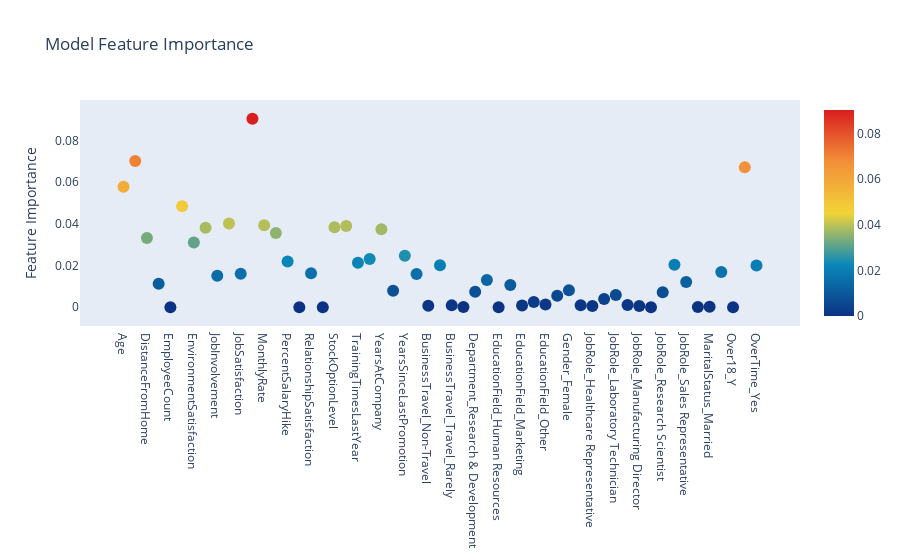

The notebook cell this image was saved under:
### Markdown cell above
## Step 4 - Visualisation and Identification of Important Features

Here, I have used the 'feature_importances_' array of the Gradient Boosting Model to ascertain the most important features for the prediction of 'Attrition'.

### Code cell
# Scatter plot 
trace = go.Scatter(
    y = gbm.feature_importances_,
    x = df_transformed_final.columns.values,
    mode='markers',
    marker=dict(
        sizemode = 'diameter',
        sizeref = 1,
        size = 12,
        color = gbm.feature_importances_,
        colorscale='Portland',
        showscale=True
    ),
    text = df_transformed_final.columns.values
)
data = [trace]

layout= go.Layout(
    autosize= True,
    title= 'Model Feature Importance',
    hovermode= 'closest',
     xaxis= dict(
         ticklen= 5,
         showgrid=False,
        zeroline=False,
        showline=False
     ),
    yaxis=dict(
        title= 'Feature Importance',
        showgrid=False,
        zeroline=False,
        ticklen= 5,
        gridwidth= 2
    ),
    showlegend= False
)
fig = go.Figure(data=data, layout=layout)
py.iplot(fig,filename='scatter')

### Figure 1 — Plotly figure (JSON) as saved in the notebook; plotly's stock layout.template omitted (floating-point values rounded to 4 significant figures)
{"data": [{"marker": {"color": [0.05778, 0.07014, 0.03319, 0.01123, 0, 0.04849, 0.03105, 0.03808, 0.01511, 0.04015, 0.01609, 0.0904, 0.03928, 0.03557, 0.0219, 5.359e-06, 0.01631, 0, 0.03838, 0.03895, 0.02128, 0.02307, 0.03736, 0.00792, 0.02466, 0.01596, 0.0007007, 0.02011, 0.0008763, 8.195e-05, 0.007457, 0.01306, 9.05e-07, 0.01064, 0.0008122, 0.002467, 0.001246, 0.005517, 0.008129, 0.0009615, 0.0005461, 0.003929, 0.005821, 0.001033, 0.000537, 9.96e-07, 0.007136, 0.02033, 0.01204, 0.0001149, 0.0001653, 0.01684, 0, 0.06709, 0.02001], "colorscale": [[0, "rgb(12,51,131)"], [0.25, "rgb(10,136,186)"], [0.5, "rgb(242,211,56)"], [0.75, "rgb(242,143,56)"], [1, "rgb(217,30,30)"]], "showscale": true, "size": 12, "sizemode": "diameter", "sizeref": 1}, "mode": "markers", "text": ["Age", "DailyRate", "DistanceFromHome", "Education", "EmployeeCount", "EmployeeNumber", "EnvironmentSatisfaction", "HourlyRate", "JobInvolvement", "JobLevel", "JobSatisfaction", "MonthlyIncome", "MonthlyRate", "NumCompaniesWorked", "PercentSalaryHike", "PerformanceRating", "RelationshipSatisfaction", "StandardHours", "StockOptionLevel", "TotalWorkingYears", "TrainingTimesLastYear", "WorkLifeBalance", "YearsAtCompany", "YearsInCurrentRole", "YearsSinceLastPromotion", "YearsWithCurrManager", "BusinessTravel_Non-Travel", "BusinessTravel_Travel_Frequently", "BusinessTravel_Travel_Rarely", "Department_Human Resources", "Department_Research & Development", "Department_Sales", "EducationField_Human Resources", "EducationField_Life Sciences", "EducationField_Marketing", "EducationField_Medical", "EducationField_Other", "EducationField_Technical Degree", "Gender_Female", "Gender_Male", "JobRole_Healthcare Representative", "JobRole_Human Resources", "JobRole_Laboratory Technician", "JobRole_Manager", "JobRole_Manufacturing Director", "JobRole_Research Director", "JobRole_Research Scientist", "JobRole_Sales Executive", "JobRole_Sales Representative", "MaritalStatus_Divorced", "MaritalStatus_Married", "MaritalStatus_Single", "Over18_Y", "OverTime_No", "OverTime_Yes"], "type": "scatter", "x": ["Age", "DailyRate", "DistanceFromHome", "Education", "EmployeeCount", "EmployeeNumber", "EnvironmentSatisfaction", "HourlyRate", "JobInvolvement", "JobLevel", "JobSatisfaction", "MonthlyIncome", "MonthlyRate", "NumCompaniesWorked", "PercentSalaryHike", "PerformanceRating", "RelationshipSatisfaction", "StandardHours", "StockOptionLevel", "TotalWorkingYears", "TrainingTimesLastYear", "WorkLifeBalance", "YearsAtCompany", "YearsInCurrentRole", "YearsSinceLastPromotion", "YearsWithCurrManager", "BusinessTravel_Non-Travel", "BusinessTravel_Travel_Frequently", "BusinessTravel_Travel_Rarely", "Department_Human Resources", "Department_Research & Development", "Department_Sales", "EducationField_Human Resources", "EducationField_Life Sciences", "EducationField_Marketing", "EducationField_Medical", "EducationField_Other", "EducationField_Technical Degree", "Gender_Female", "Gender_Male", "JobRole_Healthcare Representative", "JobRole_Human Resources", "JobRole_Laboratory Technician", "JobRole_Manager", "JobRole_Manufacturing Director", "JobRole_Research Director", "JobRole_Research Scientist", "JobRole_Sales Executive", "JobRole_Sales Representative", "MaritalStatus_Divorced", "MaritalStatus_Married", "MaritalStatus_Single", "Over18_Y", "OverTime_No", "OverTime_Yes"], "y": [0.05778, 0.07014, 0.03319, 0.01123, 0, 0.04849, 0.03105, 0.03808, 0.01511, 0.04015, 0.01609, 0.0904, 0.03928, 0.03557, 0.0219, 5.359e-06, 0.01631, 0, 0.03838, 0.03895, 0.02128, 0.02307, 0.03736, 0.00792, 0.02466, 0.01596, 0.0007007, 0.02011, 0.0008763, 8.195e-05, 0.007457, 0.01306, 9.05e-07, 0.01064, 0.0008122, 0.002467, 0.001246, 0.005517, 0.008129, 0.0009615, 0.0005461, 0.003929, 0.005821, 0.001033, 0.000537, 9.96e-07, 0.007136, 0.02033, 0.01204, 0.0001149, 0.0001653, 0.01684, 0, 0.06709, 0.02001]}], "layout": {"autosize": true, "hovermode": "closest", "showlegend": false, "title": {"text": "Model Feature Importance"}, "xaxis": {"showgrid": false, "showline": false, "ticklen": 5, "zeroline": false}, "yaxis": {"gridwidth": 2, "showgrid": false, "ticklen": 5, "title": {"text": "Feature Importance"}, "zeroline": false}}}
